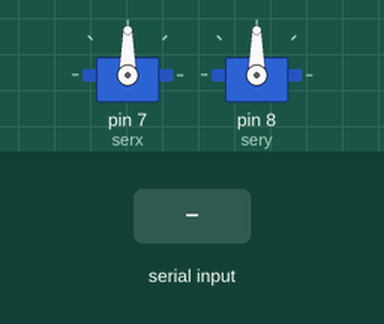
Recording of a sketch running on a simulated Arduino Uno, built with avr-gcc and run on an emulated ATmega328P. Shown: 2 × servo. The inputs (shaded band) are chosen by the test bench.

Above: at 1.2 s.
1.3 s: "Y" received over Serial
At 1.7 s:
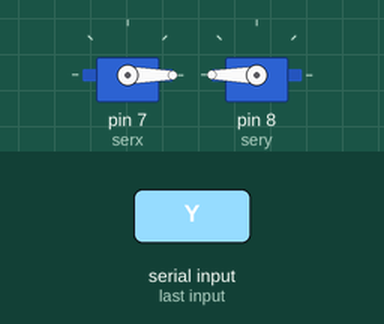
2.8 s: "90,45\n" received over Serial
At 4.0 s:
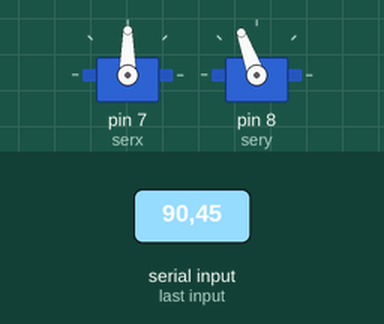
4.3 s: "30,150\n" received over Serial
At 5.4 s:
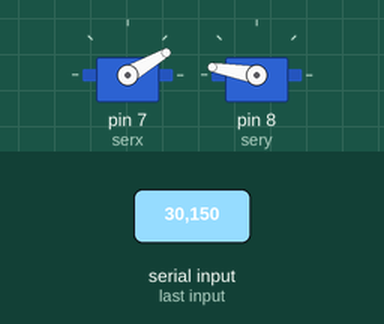
5.8 s: "200\n" received over Serial
At 6.5 s:
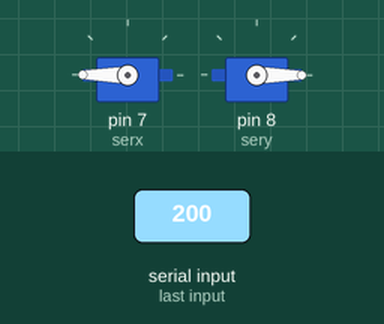
7.3 s: "X" received over Serial
At 8.5 s:
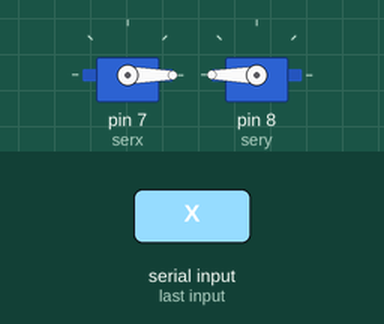
8.8 s: "90\n" received over Serial
At 9.9 s:
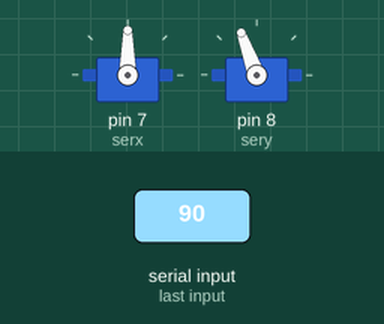
Timing chart, 0 to 11.3 s (numbered marks = the images above; inputs shaded):
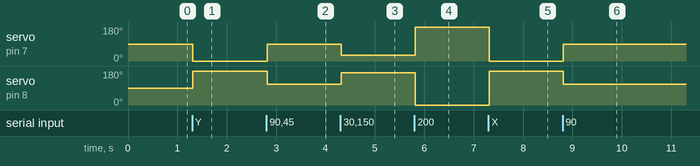

The sketch:

servo.ino
```cpp
#include <Servo.h>
#include <IRremote.h>

String serialData;

Servo serx;
Servo sery;

void setup() {
  serx.attach(7);
  sery.attach(8);
  Serial.begin(9600);
  Serial.setTimeout(10);
}

void loop() {
  //
}

void serialEvent() {
  serialData = Serial.readString();
  serx.write(parseDataX(serialData));
  sery.write(180 - parseDataY(serialData) + 20);
}

int parseDataX(String data) {
  data.remove(data.indexOf("Y"));
  data.remove(data.indexOf("X"), 1);
  return data.toInt();
}

int parseDataY(String data) {
  data.remove(0, data.indexOf("Y") + 1);
  return data.toInt();
}
```

Measured:
- after the input at 1.3 s, servo on pin 7 (serx): 90° → 0° at once; servo on pin 8 (sery): 90° → 180° at once
- after the input at 2.8 s, servo on pin 7 (serx): 0° → 90° at once; servo on pin 8 (sery): 180° → 110° at once
- after the input at 4.3 s, servo on pin 7 (serx): 90° → 30° at once; servo on pin 8 (sery): 110° → 170° at once
- after the input at 5.8 s, servo on pin 7 (serx): 30° → 180° at once; servo on pin 8 (sery): 170° → 0° at once
- after the input at 7.3 s, servo on pin 7 (serx): 180° → 0° at once; servo on pin 8 (sery): 0° → 180° at once
- after the input at 8.8 s, servo on pin 7 (serx): 0° → 90° at once; servo on pin 8 (sery): 180° → 110° at once
